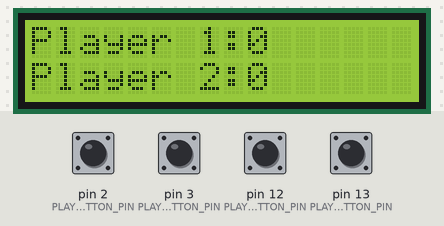
Bench run of a sketch on a simulated Arduino Uno, built with avr-gcc and run on an emulated ATmega328P. Parts: 16×2 character LCD. The test bench sets the inputs (shaded band); at power-on: pin 2 (PLAYER1_INC_BUTTON_PIN), pin 3 (PLAYER1_DEC_BUTTON_PIN), pin 12 (PLAYER2_INC_BUTTON_PIN), pin 13 (PLAYER2_DEC_BUTTON_PIN) HIGH.

Above: at 1.2 s.
1.3 s: pin 2 (PLAYER1_INC_BUTTON_PIN) pulled LOW for 0.15 s
At 1.7 s:
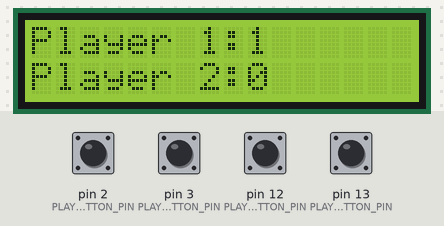
2.9 s: pin 12 (PLAYER2_INC_BUTTON_PIN) pulled LOW for 0.15 s
At 4.1 s:
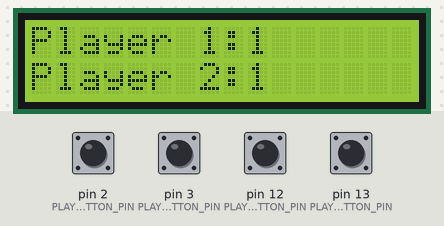
4.5 s: pin 3 (PLAYER1_DEC_BUTTON_PIN) pulled LOW for 0.15 s
At 5.3 s:
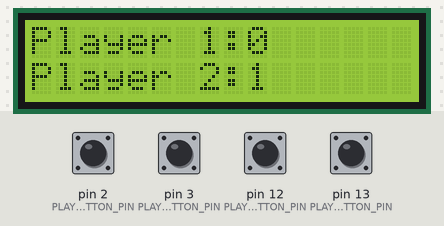
6.1 s: pin 12 (PLAYER2_INC_BUTTON_PIN) pulled LOW for 1 s
At 6.5 s:
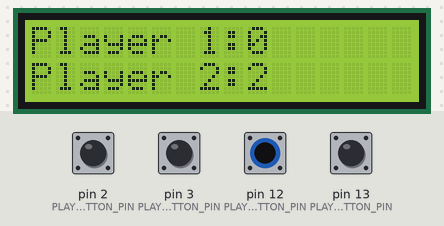
8.6 s: pin 2 (PLAYER1_INC_BUTTON_PIN) pulled LOW for 1 s
At 9.7 s:
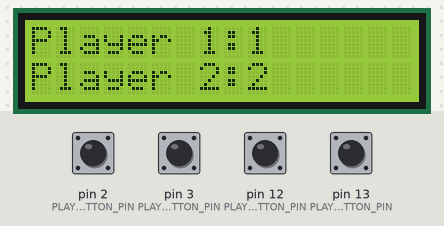
Timing chart, 0 to 11.6 s (numbered marks = the images above; inputs shaded):
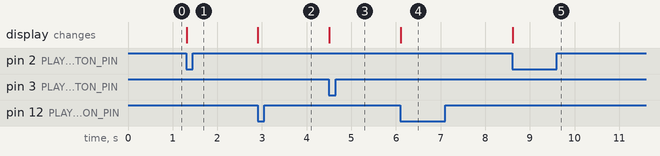

The sketch:

Arduino_Score_Board.ino
```cpp
#include <Wire.h>
#include <LiquidCrystal_I2C.h>

// LCD 설정
LiquidCrystal_I2C lcd(0x27, 16, 2); // 주소, 열 수, 행 수

// 버튼 핀 설정
#define PLAYER1_INC_BUTTON_PIN 2 // 플레이어 1의 점수 증가 버튼 핀
#define PLAYER1_DEC_BUTTON_PIN 3 // 플레이어 1의 점수 감소 버튼 핀
#define PLAYER2_INC_BUTTON_PIN 12 // 플레이어 2의 점수 증가 버튼 핀
#define PLAYER2_DEC_BUTTON_PIN 13 // 플레이어 2의 점수 감소 버튼 핀

// 초기 점수
int player1Score = 0;
int player2Score = 0;

// 버튼을 누른 시간 저장 변수
unsigned long player1IncButtonPressedTime = 0;
unsigned long player1DecButtonPressedTime = 0;
unsigned long player2IncButtonPressedTime = 0;
unsigned long player2DecButtonPressedTime = 0;

// 버튼이 눌린 상태 변수
bool player1IncButtonState = false;
bool player1DecButtonState = false;
bool player2IncButtonState = false;
bool player2DecButtonState = false;

// 버튼이 눌린 상태를 확인하기 위한 딜레이
#define LONG_PRESS_DELAY 3000 // 3초
#define DEBOUNCE_DELAY 100 // 디바운스 딜레이

void setup() {
  // LCD 초기화
  lcd.init();
  lcd.backlight();
  lcd.setCursor(0, 0); // LCD 커서 위치 설정
  lcd.print("Player 1:0"); // 초기화면 표시
  lcd.setCursor(0, 1);
  lcd.print("Player 2:0");

  // 버튼 핀 초기화
  pinMode(PLAYER1_INC_BUTTON_PIN, INPUT_PULLUP); // 내장 풀업 저항 사용
  pinMode(PLAYER1_DEC_BUTTON_PIN, INPUT_PULLUP); // 내장 풀업 저항 사용
  pinMode(PLAYER2_INC_BUTTON_PIN, INPUT_PULLUP); // 내장 풀업 저항 사용
  pinMode(PLAYER2_DEC_BUTTON_PIN, INPUT_PULLUP); // 내장 풀업 저항 사용
}

void loop() {
  // 버튼 상태 감지 및 처리
  checkButtonState(PLAYER1_INC_BUTTON_PIN, player1IncButtonState, player1IncButtonPressedTime, player1Score);
  checkButtonState(PLAYER1_DEC_BUTTON_PIN, player1DecButtonState, player1DecButtonPressedTime, player1Score);
  checkButtonState(PLAYER2_INC_BUTTON_PIN, player2IncButtonState, player2IncButtonPressedTime, player2Score);
  checkButtonState(PLAYER2_DEC_BUTTON_PIN, player2DecButtonState, player2DecButtonPressedTime, player2Score);
}

// 버튼 상태를 체크하고 딜레이를 확인하는 함수
void checkButtonState(int buttonPin, bool &buttonState, unsigned long &pressedTime, int &playerScore) {
  bool state = digitalRead(buttonPin);

  if (state != buttonState) {
    if (state == LOW) {
      if (millis() - pressedTime > DEBOUNCE_DELAY) { // 디바운스 딜레이 확인
        pressedTime = millis(); // 버튼을 누른 시간 기록
        if (millis() - pressedTime > LONG_PRESS_DELAY) {
          playerScore = 0; // 버튼이 일정 시간 이상 눌려있으면 점수 초기화
          displayScore(); // 점수 표시
        } else {
          // 1초 이상 누르면 점수 증가/감소
          if (buttonPin == PLAYER1_INC_BUTTON_PIN || buttonPin == PLAYER2_INC_BUTTON_PIN) {
            playerScore++;
          } else {
            if (playerScore > 0) {
              playerScore--;
            }
          }
          displayScore(); // 점수 표시
        }
      }
    }
    buttonState = state;
  }
}

// 점수 표시 함수
void displayScore() {
  lcd.setCursor(9, 0); // 플레이어 1 점수 위치
  lcd.print("   "); // 이전 점수 지우기
  lcd.setCursor(9, 0);
  lcd.print(player1Score);

  lcd.setCursor(9, 1); // 플레이어 2 점수 위치
  lcd.print("   "); // 이전 점수 지우기
  lcd.setCursor(9, 1);
  lcd.print(player2Score);
}
```

Measured:
- after the input at 1.3 s, the display: changes at once (image 1)
- after the input at 2.9 s, the display: changes at once (image 2)
- after the input at 4.5 s, the display: changes at once (image 3)
- after the input at 6.1 s, the display: changes at once (image 4)
- after the input at 8.6 s, the display: changes at once (image 5)
